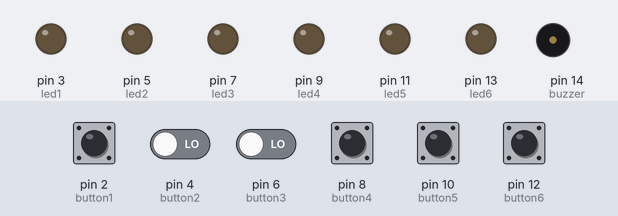
The sketch below on a simulated Arduino Uno, built with avr-gcc and run on an emulated ATmega328P. Shown: output pins drawn as LEDs (lit = HIGH), buzzer (waves = sounding). The test bench sets the inputs (shaded band); at power-on: pin 2 (button1), pin 4 (button2), pin 6 (button3), pin 8 (button4), pin 10 (button5), pin 12 (button6) LOW.

Above: at 1.2 s.
1.3 s: pin 2 (button1) pulled HIGH for 0.15 s
At 1.8 s:
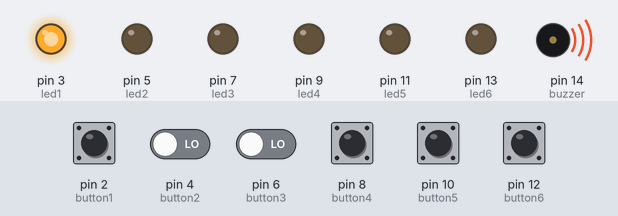
2.9 s: pin 4 (button2) driven HIGH and pin 6 (button3) driven HIGH
5.9 s: pin 4 (button2) driven LOW
At 6.8 s:
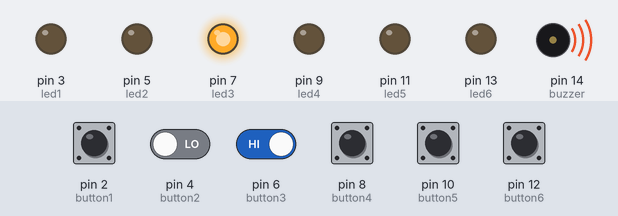
7.8 s: pin 4 (button2) driven HIGH
10.8 s: pin 2 (button1) pulled HIGH for 1 s
At 16.8 s:
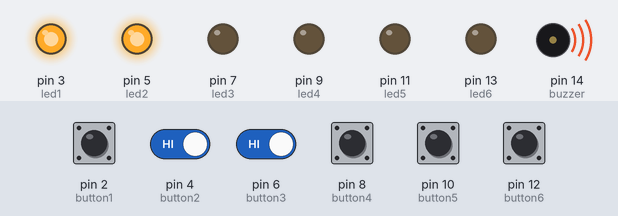
Timing chart, 0 to 32.8 s (numbered marks = the images above; inputs shaded):
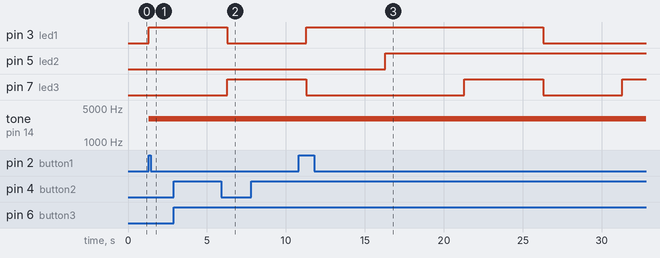

Measured:
- after the input at 1.3 s, pin 3 (led1): LOW → HIGH at once; tone on pin 14 (buzzer): silent → 3000 Hz at once
- after the input at 2.9 s, every drawn part: stays the same
- after the input at 5.9 s, pin 5 (led2): stays LOW (without the input it goes to HIGH after 0.40 s); pin 7 (led3): LOW → HIGH after 0.40 s
- after the input at 7.8 s, every drawn part: stays the same
- after the input at 10.8 s, pin 3 (led1): LOW → HIGH after 0.50 s, → LOW 15.0 s later; pin 5 (led2): LOW → HIGH after 5.5 s instead of 0.50 s

The sketch:

nursecall.ino
```cpp
const int buzzer = 14;
const int button1 = 2;     // the number of the pushbutton pin
const int led1 =  3;      // the number of the LED pin
const int button2 = 4;
const int led2 = 5;
const int button3 = 6;
const int led3 = 7;
const int button4 = 8;
const int led4 = 9;
const int button5 = 10;
const int led5 = 11;
const int button6 = 12;
const int led6 = 13;

// variables will change:
int buttonState = 0;         // variable for reading the pushbutton status
int buttonState2 = 0;
int buttonState3 = 0;
int buttonState4 = 0;
int buttonState5 = 0;
int buttonState6 = 0;


void setup() {
  // initialize the LED pin as an output:
  pinMode(led1, OUTPUT);
  pinMode(button1, INPUT);
  pinMode(buzzer, OUTPUT);
  pinMode(led2, OUTPUT);
  pinMode(button2, INPUT);
  pinMode(led3, OUTPUT);
  pinMode(button3, INPUT);
  pinMode(led4, OUTPUT);
  pinMode(button4, INPUT);
  pinMode(led5, OUTPUT);
  pinMode(button5, INPUT);
  pinMode(led6, OUTPUT);
  pinMode(button6, INPUT);
  digitalWrite(led6, LOW);
  digitalWrite(led5, LOW);
  digitalWrite(led5, LOW);
  digitalWrite(led4, LOW);
  digitalWrite(led3, LOW);
  digitalWrite(led2, LOW);
  digitalWrite(led1, LOW);
  noTone(buzzer);
}

void loop() {
  // read the state of the pushbutton value:
  buttonState = digitalRead(button1);
  buttonState2 = digitalRead(button2);
  buttonState3 = digitalRead(button3);
  buttonState4 = digitalRead(button4);
  buttonState5 = digitalRead(button5);
  buttonState6 = digitalRead(button6);
  // check if the pushbutton is pressed. If it is, the buttonState is HIGH:
  if (buttonState == HIGH) {

    // turn LED on:
    digitalWrite(led1, HIGH);
    buzze();
    buttonState =0;
  }

  if (buttonState2 == HIGH){

    digitalWrite(led2, HIGH);
    buzze();
    buttonState2 =0;
  }

  if (buttonState3 == HIGH) {

    // turn LED on:
    digitalWrite(led3, HIGH);
    buzze();
    buttonState3 =0;
  }

  if (buttonState4 == HIGH) {

    // turn LED on:
    digitalWrite(led4, HIGH);
    buzze();
    buttonState4 =0;
  }
  if (buttonState5 == HIGH) {

    // turn LED on:
    digitalWrite(led5, HIGH);
    buzze();
    buttonState5 =0;
  }
    if (buttonState6 == HIGH) {

    // turn LED on:
    digitalWrite(led6, HIGH);
    buzze();
    buttonState6 =0;
  }
  else {
    // turn LED off:
    noTone(buzzer);
    digitalWrite(led1, LOW);
    digitalWrite(led2, LOW);
    digitalWrite(led3, LOW);
    digitalWrite(led4, LOW);
    digitalWrite(led5, LOW);
    digitalWrite(led6, LOW);
  }
  //Serial.write(buzzer);
}

void buzze(){
  tone(buzzer, 3000);
  delay(5000);
  noTone(buzzer);
}
```
